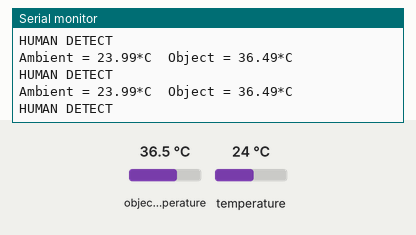
The sketch below on a simulated ESP8266 (NodeMCU). On the bench: the last lines printed to the serial monitor. Inputs (shaded band) come from the test bench; at power-on: object temperature 36.5 °C, temperature 24 °C. WiFi joins after 1.5 s; servers stay silent unless stated.

Above: at 2.7 s.
2.8 s: object temperature set to 30.4 °C
At 3.4 s:
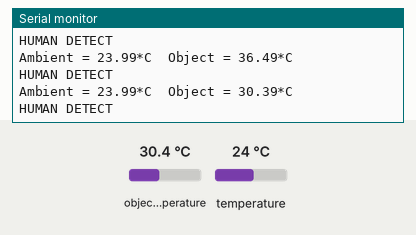
4.3 s: object temperature set to 29.8 °C
At 4.9 s:
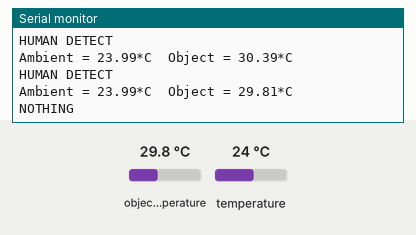
Timing chart, 0 to 7.3 s (numbered marks = the images above; inputs shaded):
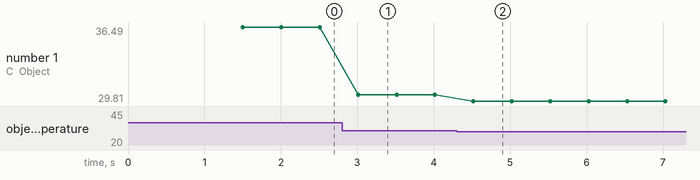

The sketch:

nodemcu.ino
```cpp
#include <FirebaseESP8266.h>
#include <ESP8266WiFi.h>

#include <Wire.h>
#include <Adafruit_MLX90614.h>

#include <Arduino.h>
#include <SoftwareSerial.h>

#define WIFI_SSID "<WIFI_NAME>"
#define WIFI_PASSWORD "<WIFI_PASSWORD>"

#define FIREBASE_HOST "limit-people-19e80-default-rtdb.asia-southeast1.firebasedatabase.app"
#define FIREBASE_KEY "u5CwTtfZPrItD0pzhyTSAM0cj5DO1pbrnFe1p7Ar"

Adafruit_MLX90614 mlx = Adafruit_MLX90614();
FirebaseData firebaseData;

const byte RX = D6;
const byte TX = D7;
SoftwareSerial mySerial = SoftwareSerial(RX, TX);

long lastUART = 0;
void Read_Uart();    // UART STM
int human = 0;
void setup() {
    connectWifi();
    Serial.begin(115200);
    mySerial.begin(115200);

    Serial.println("UART Start");

    lastUART = millis();
    Firebase.begin(FIREBASE_HOST, FIREBASE_KEY);
    mlx.begin();
}

void loop() {
    Read_Uart();
    if (millis() - lastUART > 1000)
    {
      mySerial.print(human);
      lastUART = millis();
    }
    callTemp();
}

String old_st = "start_default";

void Read_Uart()
{
  String st = ""; // จำนวนคนที่รับมาจาก STM32 : "1X, 2X"
  int cnt = 0;
  // oldst != st -> firebase
  while (mySerial.available())
  {
    char inChar = (char)mySerial.read();
    st +=  inChar;
    cnt++;
    if (inChar == 'X')
    {
      Serial.println(st);
      if(old_st != st){
        old_st = st;
        String fetchPeopleNumber = st;
        fetchPeopleNumber[cnt - 1] = '\0';
        postValueTofirebase(fetchPeopleNumber);
      }
      break;
    }

  }

}

void callTemp(){
    Serial.print("Ambient = ");
    Serial.print(mlx.readAmbientTempC());
    Serial.print("*C\tObject = ");
    Serial.print(mlx.readObjectTempC()); Serial.println("*C");
    if(mlx.readObjectTempC() > 30){
      Serial.println("HUMAN DETECT");
      human = 1;
    } else {
      Serial.println("NOTHING");
      human = 0;
    }
    Serial.println();
    delay(500);
}

void postValueTofirebase(String val){
    if(Firebase.set(firebaseData, "/count", val)) {
        Serial.println("Added");
    } else {
        Serial.println("Error : " + firebaseData.errorReason());
    }
}

void connectWifi() {
    Serial.begin(115200);
    WiFi.begin(WIFI_SSID, WIFI_PASSWORD);
    Serial.print("connecting");
    while (WiFi.status() != WL_CONNECTED) {
        Serial.print(".");
        delay(500);
    }
    Serial.println();
    Serial.print("connected: ");
    Serial.println(WiFi.localIP());
}
```

Measured:
- the behaviour switches between 30.1 and 30 °C on object temperature (found by bisection; images 1 and 2)
- after the input at 2.8 s, the serial monitor: prints a new line after 0.21 s (image 1)
- after the input at 4.3 s, the serial monitor: prints a new line after 0.22 s (image 2)
- plotted number 1: 36.49 → 30.39 after the input at 2.8 s, 30.39 → 29.81 after the input at 4.3 s
